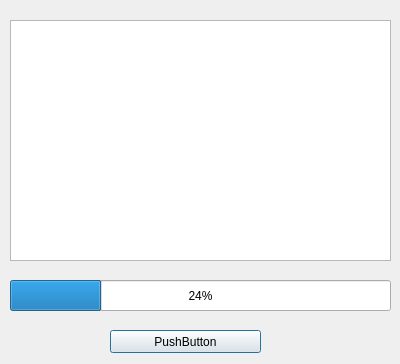
<?xml version="1.0" encoding="UTF-8"?>
<ui version="4.0">
 <class>Dialog</class>
 <widget class="QDialog" name="Dialog">
  <property name="geometry">
   <rect>
    <x>0</x>
    <y>0</y>
    <width>400</width>
    <height>364</height>
   </rect>
  </property>
  <property name="windowTitle">
   <string>Dialog</string>
  </property>
  <widget class="QPushButton" name="pushButton">
   <property name="geometry">
    <rect>
     <x>110</x>
     <y>330</y>
     <width>151</width>
     <height>23</height>
    </rect>
   </property>
   <property name="text">
    <string>PushButton</string>
   </property>
  </widget>
  <widget class="QListView" name="listView">
   <property name="geometry">
    <rect>
     <x>10</x>
     <y>20</y>
     <width>381</width>
     <height>241</height>
    </rect>
   </property>
  </widget>
  <widget class="QProgressBar" name="progressBar">
   <property name="geometry">
    <rect>
     <x>10</x>
     <y>280</y>
     <width>381</width>
     <height>31</height>
    </rect>
   </property>
   <property name="value">
    <number>24</number>
   </property>
  </widget>
 </widget>
 <resources/>
 <connections/>
</ui>
